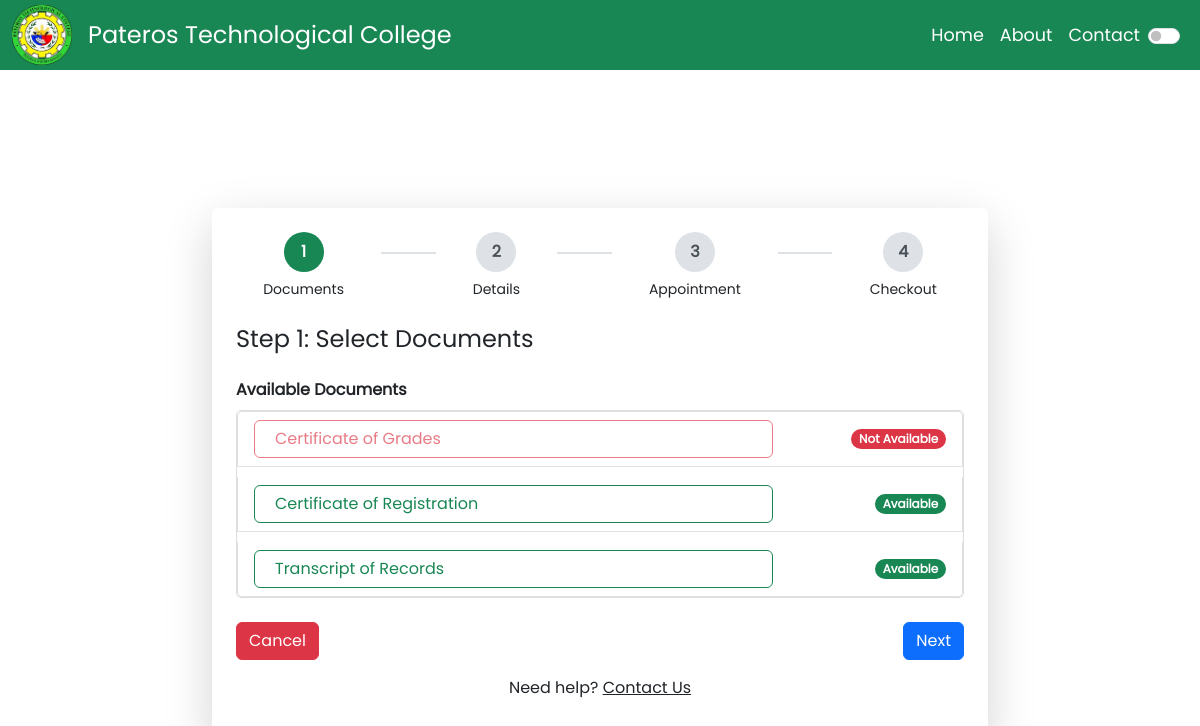
Screenshot of /student/add-request.php (signed in) with the database file from the repository.
### tables this page shows
CREATE TABLE `documents` (
  `id` int(15) NOT NULL,
  `code` varchar(15) NOT NULL,
  `name` varchar(255) NOT NULL,
  `price` int(15) NOT NULL,
  `is_available` enum('yes','no') NOT NULL DEFAULT 'yes',
  `eta` int(15) NOT NULL
);

### config/db.php (called while the page is built, shortened)
<?php
class class_model {
    private string $host = "localhost";
    private string $user = "root";
    private string $pass = "";
    private string $dbname = "practice2";
    private mysqli $mysqli;
    public function __construct()
    {
        $this->mysqli = new mysqli($this->host, $this->user, $this->pass, $this->dbname);
    }
    public function getDocuments() {
        $sql = "SELECT * FROM documents";
        $result = $this->mysqli->query($sql);
        return $result->fetch_all(MYSQLI_ASSOC);
    }
}

### student/add-request.php (the view, shortened to what this page needs)
<?php
require_once '../config/db.php';
$cm = new class_model();
?>
<!DOCTYPE html>
<html lang="en">
<head>
    <link rel="stylesheet" href="../vendor/bootstrapv5/css/bootstrap.min.css">
    <link rel="stylesheet" href="../assets/css/app.css">
    <link rel="stylesheet" href="https://cdn.jsdelivr.net/npm/flatpickr/dist/flatpickr.min.css">
</head>
<body>
<header class="text-white text-center">
    <nav class="navbar ">
        <nav class="container-fluid bg-success navbar-expand-lg navbar-light fixed-top">
            <a class="navbar-brand text-white d-none d-lg-flex align-items-center" href="index.php">
                <img src="../assets/images/logo.png" alt="PTC Logo" style="width: 60px; height: 60px;" class="me-3">
                <span style="font-size: 1.50rem; line-height: 60px;">Pateros Technological College</span>
            </a>
            <div class="collapse navbar-collapse" id="navbarNav">
                <ul class="navbar-nav ms-auto align-items-center">
                    <li class="nav-item">
                        <a class="nav-link active text-white" aria-current="page" href="#" style="font-size: 1.1rem;">Home</a>
                    </li>
                    <li class="nav-item">
                        <a class="nav-link text-white" href="#" style="font-size: 1.1rem;">About</a>
                    </li>
                    <li class="nav-item">
                        <a class="nav-link text-white" href="#" style="font-size: 1.1rem;">Contact</a>
                    </li>
                    <li class="nav-item">
                        <div class="form-check form-switch d-flex align-items-center">
                            <input class="form-check-input me-2" type="checkbox" id="themeToggle">
                        </div>
                    </li>
                </ul>
            </div>
    </nav>
</header>
<div class="container mt-5 py-5" style="max-width: 1200px;">
    <div class="row justify-content-center align-items-center mt-5 g-10">
        <div class="col-md-8 mt-5">
            <div class="p-4 shadow-lg rounded" style="background-color: var(--bg-color);">
                <div class="d-flex justify-content-between mb-4" id="stepper">
                    <div class="text-center flex-fill">
                        <div class="circle active" id="step-circle-0">1</div>
                        <small>Documents</small>
                    </div>
                    <div class="line"></div>
                    <div class="text-center flex-fill">
                        <div class="circle" id="step-circle-1">2</div>
                        <small>Details</small>
                    </div>
                    <div class="line"></div>
                    <div class="text-center flex-fill">
                        <div class="circle" id="step-circle-2">3</div>
                        <small>Appointment</small>
                    </div>
                    <div class="line"></div>
                    <div class="text-center flex-fill">
                        <div class="circle" id="step-circle-3">4</div>
                        <small>Checkout</small>
                    </div>
                </div>
                <form id="addRequestForm">
                    <div class="step active" id="step1">
    <h4 class="mb-4">Step 1: Select Documents</h4>
    <?php $result = $cm->getDocuments(); ?>
    <?php if (!empty($result)): ?>
        <div class="mb-3">
            <label for="document_selection" class="form-label fw-bold">Available Documents</label>
            <ul id="document_selection" class="list-group" style="max-height: 300px; overflow-y: auto; border: 1px solid #ddd; border-radius: 5px;">
                <?php foreach ($result as $row):
                    $docId = htmlspecialchars($row['id']);
                    $docName = htmlspecialchars($row['name']);
                    $docPrice = htmlspecialchars($row['price'] ?? 0);
                    $docEta = htmlspecialchars($row['eta'] ?? 0);
                ?>
                    <li class="list-group-item">
                        <div class="d-flex justify-content-between align-items-center">
                            <button type="button"
                                    class="btn btn-outline-success document-toggle w-75 text-start"
                                    data-doc-id="<?= $docId ?>"
                                    data-doc-name="<?= $docName ?>"
                                    data-doc-price="<?= $docPrice ?>"
                                    data-doc-eta="<?= $docEta ?>">
                                <i class="fas fa-file-alt me-2"></i><?= $docName ?>
                            </button>
                            <span class="badge bg-<?= $row['is_available'] === 'yes' ? 'success' : 'danger' ?> rounded-pill">
                                <?= $row['is_available'] === 'yes' ? 'Available' : 'Not Available' ?>
                            </span>
                        </div>
                    </li>
                <?php endforeach; ?>
            </ul>
        </div>
    <?php else: ?>
        <p class="text-muted text-center">No documents available for request.</p>
    <?php endif; ?>
</div>
                    <div class="d-flex justify-content-between mt-4">
                        <button type="button" class="btn btn-danger" id="prevBtn">Cancel</button>
                        <button type="button" class="btn btn-primary" id="nextBtn">Next</button>
                    </div>
                </form>
                <p class="text-center mt-3">
                    Need help? <a href="/contact.php" style="color: var(--link-color);">Contact Us</a>
                </p>
            </div>
        </div>
    </div>
</div>
</body>
</html>

### assets/css/app.css (style rules this page uses)
body { font-family: 'Poppins', sans-serif; }
.step { display: none; }
.step.active { display: block; }
.circle { width: 40px; height: 40px; line-height: 40px; border-radius: 50%; display: inline-block; text-align: center; font-weight: bold; }
.line { flex: 1; height: 2px; background-color: #ccc; margin: auto 10px; }
.circle.active { background-color: #0d6efd; color: #fff; }
.circle { width: 40px; height: 40px; border-radius: 50%; background-color: #dee2e6; color: #495057; display: flex; align-items: center; justify-content: center; margin: 0 auto 5px; font-weight: bold; }
.circle.active { background-color: #198754; color: white; }
.line { flex: 1; height: 2px; background-color: #dee2e6; margin-top: 20px; }
#document_selection { gap: 10px; }

### rows the page displays
documents: name "Certificate of Grades", is_available "Not Available"
documents: name "Certificate of Registration", is_available "Available"
documents: name "Transcript of Records", is_available "Available"
